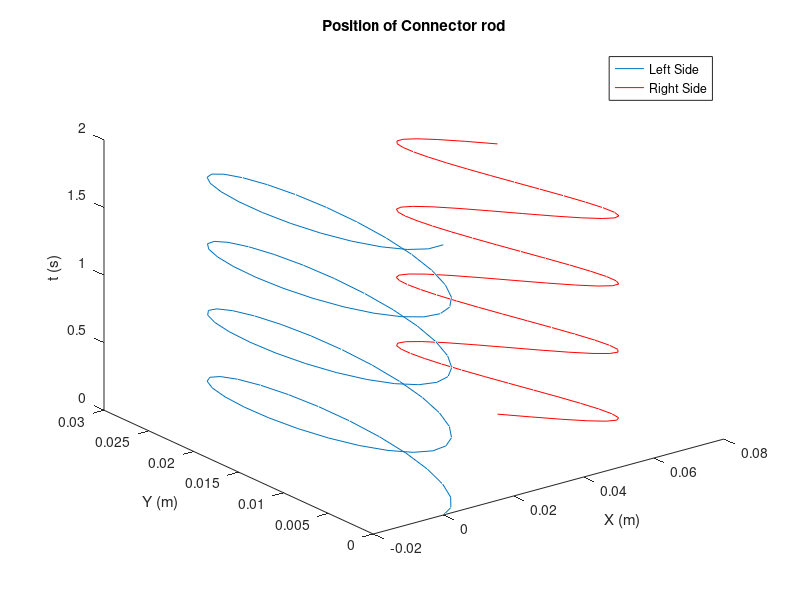
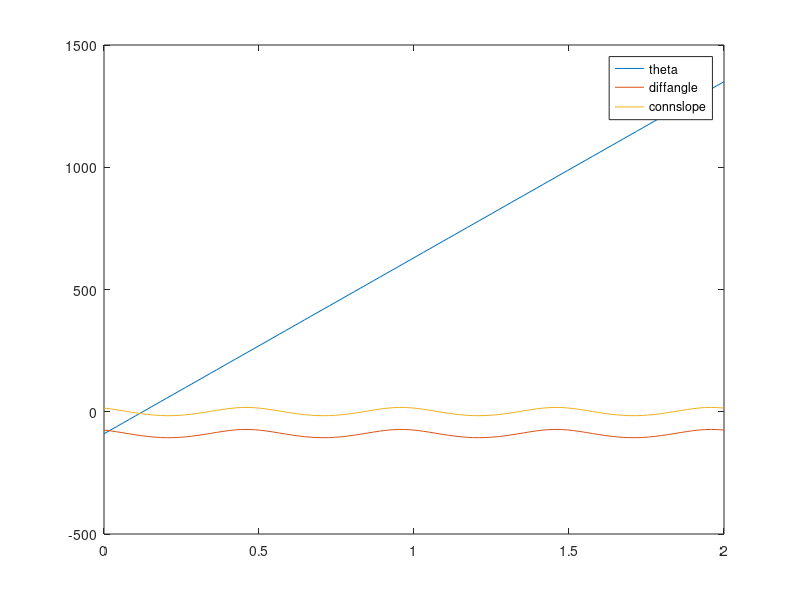
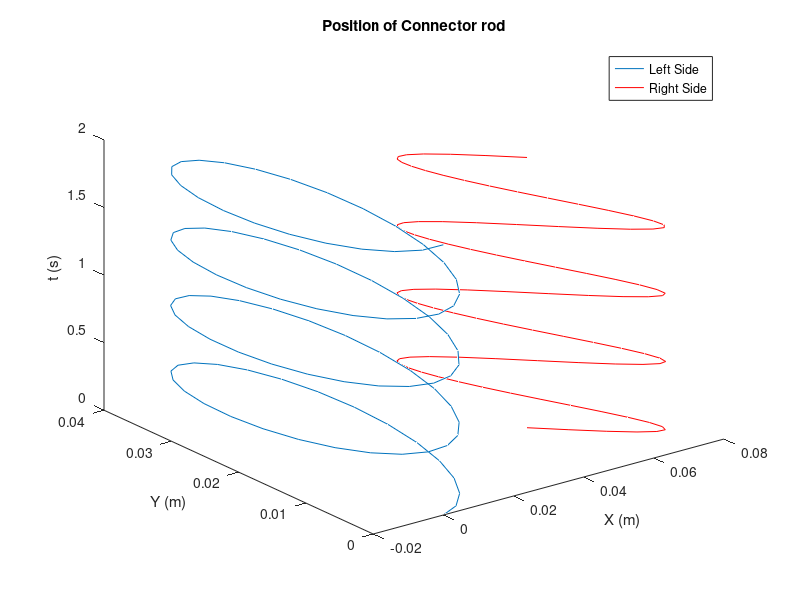
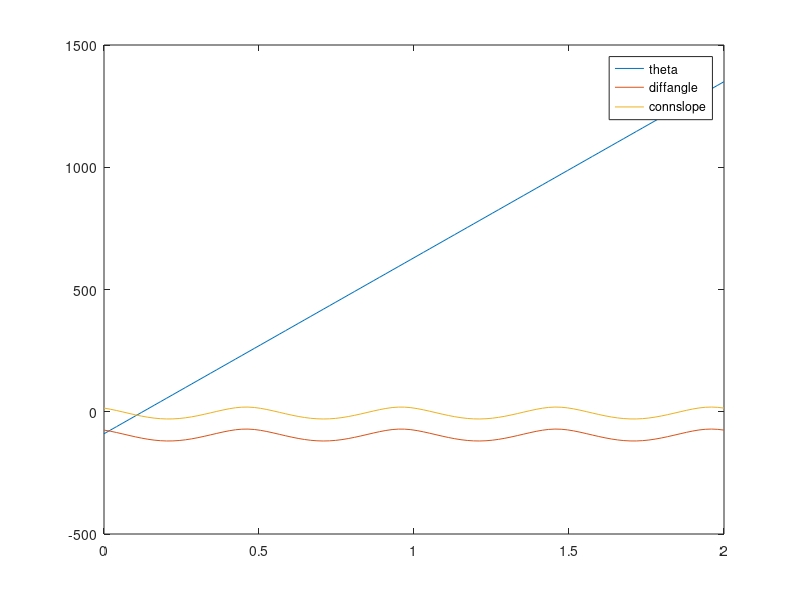

Reproduce these figures in MATLAB, in order.
%estimation of power needed from motor
%need to calculate speed and force over the entire cycle
clc;clear;close all;

%%
strokemat=[];
strokinmat=[];

 for L2= [2,3,4,8]
     R2=[.5,.75,1,1.25,1.5];
for r=R2

%constants
numberofcycles=4;                   %number of cycles to run
t=linspace(0,.5*numberofcycles,100);%(seconds) time

mconv=1/39.37;                      %conversion constant to meters from inches
f=2;                                %(hz) frequency
omega=360*f;                        %(deg/s) rotational freq
speed=ones(size(t))*(f*pi*2*r*mconv);%(meters/s) speed of connector rod
phi=15;                             %degrees  angle of connector rod at intial conditions
L=L2*mconv;                          %(meters) length of connecting rod
beta=30;                            %(degrees) angle between leg piston and bottom.
Fd=5;                               %(newtons) drag force
%%

%calculate path of left side of connector (circle)
theta=-90+omega*t;      %(degrees) angle of drive wheel
LeftY=(r+r.*sind(theta)).*mconv;  %(meters)y coordinate of left side of connector rod
LeftX=(r.*cosd(theta)).*mconv;    %(meters)y coordinate of left side of connector rod

%plot
figure
plot3(LeftX,LeftY,t)
title('Position of Connector rod')
xlabel('X (m)')
ylabel('Y (m)')
zlabel('t (s)')
hold on

%%
%initial conditions
LeftXo=0;
LeftYo=0;
RightXo=LeftXo+L.*cosd(phi);
RightYo=LeftYo+L.*sind(phi);

%calculate equation for track of leg piston
legslope=-tand(30);
yint=RightYo-legslope*RightXo;

%calculate position of right side of connector pin based on left side, a
%constant connector rod length and a constrained path for the right side
RightX=(-(2.*legslope.*yint-2.*LeftY.*legslope-2.*LeftX)+...   %-b+
    sqrt((2.*legslope.*yint-2.*LeftY.*legslope-2.*LeftX).^2-...%sqrt(b^2
4.*(legslope.^2+1)...                                           %-4A
.*(yint.^2-2.*LeftY.*yint+LeftY.^2+LeftX.^2-L.^2)))...          %C)
    /(2.*(legslope.^2+1));                                      %/2A
A=legslope.^2+1;
B=2.*legslope.*yint-2.*LeftY.*legslope-2.*LeftX;
C=yint.^2-2.*LeftY.*yint+LeftY.^2+LeftX.^2-L.^2;

RightY=legslope.*RightX+yint;

%plot
plot3(RightX,RightY,t,'r')
legend('Left Side', 'Right Side')

%%
%calculate angles and forces
connslope=(RightY-LeftY)./(RightX-LeftX);  %slope of connector rod
connangle=atand(connslope);
alpha=connangle+beta;  %(degrees) angle between connector rod and leg piston
weightoflegandfoot=(.01+.2)*9.81;

F2=ones(size(t))*Fd/cosd(beta);               %force through leg piston
%if leg is traveling upwards, replace drag forces with weight of leg and
%foot
Xchange=diff(RightX);
Ychange=diff(RightY);
ind=find(Ychange>0);
F2(ind)=weightoflegandfoot;

F1= abs(cosd(alpha).*F2);             %force through connecting rod

%check that distance does not change
distance=sqrt((RightY-LeftY).^2+(RightX-LeftX).^2);
% figure
% plot(t,distance)

%calculate stroke length
stroke=sqrt((max(RightY)-min(RightY))^2+(min(RightX)-max(RightX))^2)
strokin=stroke/mconv
strokemat=[strokemat,stroke];
strokinmat=[strokinmat,strokin];


%calculate power needed
power=F1.*speed;

%
radialslope=r*sind(theta)/(r*cosd(theta));
perpslope=-1/radialslope;
perpangle=atand(perpslope);
diffangle=connangle-perpangle;
figure
plot(t,theta,t,diffangle,t,atand(connslope))
legend('theta','diffangle','connslope')

perpforce=F1.*cosd(diffangle);
Torque=abs(perpforce)*r*mconv;

% 
% %motor torque speed plots
% figure
% plot(t,Torque);
% xlabel('t')
% ylabel('Torque (Nm)')
% 
% figure
% plot(ones(size(Torque))*120,Torque)
% xlabel('speed')
% ylabel('Torque')
% hold on
% 
% C13peaktorque=.053;
% C13L19spdtrqgrad=1/(-164.715*141.6119);
% spd=0:5:1500;
% C13trq=C13L19spdtrqgrad*spd+C13peaktorque;
% plot(spd,C13trq,'r')
% 
% C13gradw4gr=C13L19spdtrqgrad*4.28;
% C13trq2=C13gradw4gr*spd+C13peaktorque*4.28;
% plot(spd,C13trq2,'r-.')
% 
% C13gradw5gr=C13L19spdtrqgrad*5.18;
% C13trq3=C13gradw5gr*spd+C13peaktorque*5.18;
% plot(spd,C13trq3,'r--')
% 
% C13gradw7gr=C13L19spdtrqgrad*6.75;
% C13trq4=C13gradw7gr*spd+C13peaktorque*6.75;
% plot(spd,C13trq4,'r.')
% 
% %%flat motor
% 
% EC20peaktorque=.0075;
% EC20spdtrqgrad=-1/(515000);
% trq=EC20spdtrqgrad*spd+EC20peaktorque;
% plot(spd,trq,'g')
% 
% EC20gradw4gr=EC20spdtrqgrad*29;
% EC20trq2=EC20gradw4gr*spd+EC20peaktorque*29;
% plot(spd,EC20trq2,'g-.')
% 
% EC20gradw5gr=EC20spdtrqgrad*53;
% EC20trq3=EC20gradw5gr*spd+EC20peaktorque*53;
% plot(spd,EC20trq3,'g--')
% 
% EC20gradw7gr=EC20spdtrqgrad*62;
% EC20trq4=EC20gradw7gr*spd+EC20peaktorque*62;
% plot(spd,EC20trq4,'g.')
% 
% legend('Goal Torque','C13L19','C13L19w4GR','C13L19w5GR','C13L19w7GR','EC20','EC20w4GR','EC20w5GR','EC20w7GR')
% 
% % forcevec(1)=F1*cosd(connangle);
% % forcevec(2)=F1*sind(connangle);
% % perpvec(1)=cosd(perpangle);
% % perpvec(2)=sind(perpangle);
% 
% 
% 
% 
%%
% %plots
% figure
% subplot(1,3,1)
% plot(t,F1);
% title('Force')
% ylabel('N')
% xlabel('time')
% subplot(1,3,2)
% plot(t,speed)
% title('Speed')
% ylabel('m/s')
% xlabel('time')
% subplot(1,3,3)
% plot(t,power)
% title('Power')
% ylabel('W')
% xlabel('time')
close all
end
 end

figure
plot(R2,strokinmat(1:5),R2,strokinmat(6:10),...
    R2,strokinmat(11:15),R2,strokinmat(16:20));
xlabel('Wheel radius (in)')
ylabel('Stroke Length (in)')
legend('L=2','L=3','L=4','L=8')
